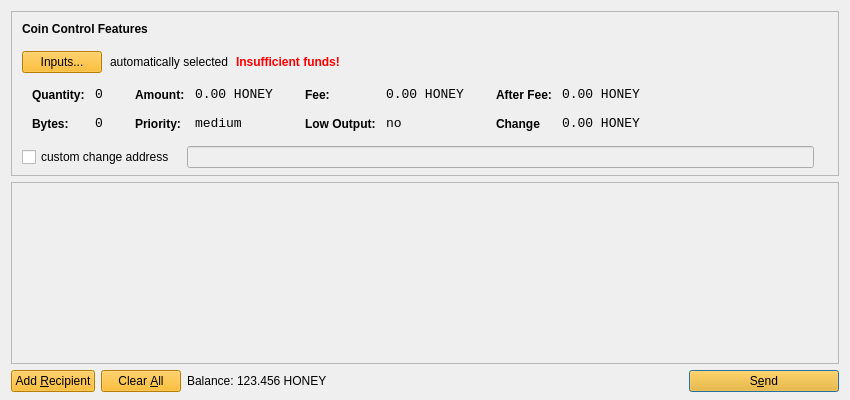
<?xml version="1.0" encoding="UTF-8"?>
<ui version="4.0">
 <class>SendCoinsDialog</class>
 <widget class="QDialog" name="SendCoinsDialog">
  <property name="geometry">
   <rect>
    <x>0</x>
    <y>0</y>
    <width>850</width>
    <height>400</height>
   </rect>
  </property>
  <property name="windowTitle">
   <string>Send Coins</string>
  </property>
  <layout class="QVBoxLayout" name="verticalLayout" stretch="0,1,0">
   <property name="bottomMargin">
    <number>8</number>
   </property>
   <item>
    <widget class="QFrame" name="frameCoinControl">
     <property name="sizePolicy">
      <sizepolicy hsizetype="Expanding" vsizetype="Expanding">
       <horstretch>0</horstretch>
       <verstretch>0</verstretch>
      </sizepolicy>
     </property>
     <property name="maximumSize">
      <size>
       <width>16777215</width>
       <height>16777215</height>
      </size>
     </property>
     <property name="frameShape">
      <enum>QFrame::StyledPanel</enum>
     </property>
     <property name="frameShadow">
      <enum>QFrame::Sunken</enum>
     </property>
     <layout class="QVBoxLayout" name="verticalLayoutCoinControl2">
      <property name="spacing">
       <number>6</number>
      </property>
      <property name="leftMargin">
       <number>0</number>
      </property>
      <property name="topMargin">
       <number>0</number>
      </property>
      <property name="rightMargin">
       <number>0</number>
      </property>
      <property name="bottomMargin">
       <number>6</number>
      </property>
      <item>
       <layout class="QVBoxLayout" name="verticalLayoutCoinControl" stretch="0,0,0,0,1">
        <property name="spacing">
         <number>0</number>
        </property>
        <property name="leftMargin">
         <number>10</number>
        </property>
        <property name="topMargin">
         <number>10</number>
        </property>
        <item>
         <layout class="QHBoxLayout" name="horizontalLayoutCoinControl1">
          <property name="bottomMargin">
           <number>15</number>
          </property>
          <item>
           <widget class="QLabel" name="labelCoinControlFeatures">
            <property name="sizePolicy">
             <sizepolicy hsizetype="Preferred" vsizetype="Maximum">
              <horstretch>0</horstretch>
              <verstretch>0</verstretch>
             </sizepolicy>
            </property>
            <property name="font">
             <font>
              <weight>75</weight>
              <bold>true</bold>
             </font>
            </property>
            <property name="styleSheet">
             <string notr="true">font-weight:bold;</string>
            </property>
            <property name="text">
             <string>Coin Control Features</string>
            </property>
           </widget>
          </item>
         </layout>
        </item>
        <item>
         <layout class="QHBoxLayout" name="horizontalLayoutCoinControl2" stretch="0,0,0,0">
          <property name="spacing">
           <number>8</number>
          </property>
          <property name="bottomMargin">
           <number>10</number>
          </property>
          <item>
           <widget class="QPushButton" name="pushButtonCoinControl">
            <property name="styleSheet">
             <string notr="true">background-color: rgb(255, 175, 0);</string>
            </property>
            <property name="text">
             <string>Inputs...</string>
            </property>
           </widget>
          </item>
          <item>
           <widget class="QLabel" name="labelCoinControlAutomaticallySelected">
            <property name="text">
             <string>automatically selected</string>
            </property>
            <property name="margin">
             <number>5</number>
            </property>
           </widget>
          </item>
          <item>
           <widget class="QLabel" name="labelCoinControlInsuffFunds">
            <property name="font">
             <font>
              <weight>75</weight>
              <bold>true</bold>
             </font>
            </property>
            <property name="styleSheet">
             <string notr="true">color:red;font-weight:bold;</string>
            </property>
            <property name="text">
             <string>Insufficient funds!</string>
            </property>
            <property name="margin">
             <number>5</number>
            </property>
           </widget>
          </item>
          <item>
           <spacer name="horizontalSpacerCoinControl">
            <property name="orientation">
             <enum>Qt::Horizontal</enum>
            </property>
            <property name="sizeHint" stdset="0">
             <size>
              <width>40</width>
              <height>1</height>
             </size>
            </property>
           </spacer>
          </item>
         </layout>
        </item>
        <item>
         <widget class="QWidget" name="widgetCoinControl" native="true">
          <property name="sizePolicy">
           <sizepolicy hsizetype="Preferred" vsizetype="Preferred">
            <horstretch>0</horstretch>
            <verstretch>0</verstretch>
           </sizepolicy>
          </property>
          <property name="minimumSize">
           <size>
            <width>0</width>
            <height>0</height>
           </size>
          </property>
          <property name="styleSheet">
           <string notr="true"/>
          </property>
          <layout class="QHBoxLayout" name="horizontalLayoutCoinControl5">
           <property name="leftMargin">
            <number>0</number>
           </property>
           <property name="topMargin">
            <number>0</number>
           </property>
           <property name="rightMargin">
            <number>0</number>
           </property>
           <property name="bottomMargin">
            <number>0</number>
           </property>
           <item>
            <layout class="QHBoxLayout" name="horizontalLayoutCoinControl3" stretch="0,0,0,1">
             <property name="spacing">
              <number>20</number>
             </property>
             <property name="topMargin">
              <number>0</number>
             </property>
             <property name="bottomMargin">
              <number>10</number>
             </property>
             <item>
              <layout class="QFormLayout" name="formLayoutCoinControl1">
               <property name="horizontalSpacing">
                <number>10</number>
               </property>
               <property name="verticalSpacing">
                <number>14</number>
               </property>
               <property name="leftMargin">
                <number>10</number>
               </property>
               <property name="topMargin">
                <number>4</number>
               </property>
               <property name="rightMargin">
                <number>6</number>
               </property>
               <item row="0" column="0">
                <widget class="QLabel" name="labelCoinControlQuantityText">
                 <property name="styleSheet">
                  <string notr="true">font-weight:bold;</string>
                 </property>
                 <property name="text">
                  <string>Quantity:</string>
                 </property>
                 <property name="margin">
                  <number>0</number>
                 </property>
                </widget>
               </item>
               <item row="0" column="1">
                <widget class="QLabel" name="labelCoinControlQuantity">
                 <property name="font">
                  <font>
                   <family>Monospace</family>
                   <pointsize>10</pointsize>
                  </font>
                 </property>
                 <property name="cursor">
                  <cursorShape>IBeamCursor</cursorShape>
                 </property>
                 <property name="contextMenuPolicy">
                  <enum>Qt::ActionsContextMenu</enum>
                 </property>
                 <property name="text">
                  <string>0</string>
                 </property>
                 <property name="margin">
                  <number>0</number>
                 </property>
                 <property name="textInteractionFlags">
                  <set>Qt::LinksAccessibleByMouse|Qt::TextSelectableByKeyboard|Qt::TextSelectableByMouse</set>
                 </property>
                </widget>
               </item>
               <item row="1" column="0">
                <widget class="QLabel" name="labelCoinControlBytesText">
                 <property name="styleSheet">
                  <string notr="true">font-weight:bold;</string>
                 </property>
                 <property name="text">
                  <string>Bytes:</string>
                 </property>
                </widget>
               </item>
               <item row="1" column="1">
                <widget class="QLabel" name="labelCoinControlBytes">
                 <property name="font">
                  <font>
                   <family>Monospace</family>
                   <pointsize>10</pointsize>
                  </font>
                 </property>
                 <property name="cursor">
                  <cursorShape>IBeamCursor</cursorShape>
                 </property>
                 <property name="contextMenuPolicy">
                  <enum>Qt::ActionsContextMenu</enum>
                 </property>
                 <property name="text">
                  <string>0</string>
                 </property>
                 <property name="textInteractionFlags">
                  <set>Qt::LinksAccessibleByMouse|Qt::TextSelectableByKeyboard|Qt::TextSelectableByMouse</set>
                 </property>
                </widget>
               </item>
              </layout>
             </item>
             <item>
              <layout class="QFormLayout" name="formLayoutCoinControl2">
               <property name="horizontalSpacing">
                <number>10</number>
               </property>
               <property name="verticalSpacing">
                <number>14</number>
               </property>
               <property name="leftMargin">
                <number>6</number>
               </property>
               <property name="topMargin">
                <number>4</number>
               </property>
               <property name="rightMargin">
                <number>6</number>
               </property>
               <item row="0" column="0">
                <widget class="QLabel" name="labelCoinControlAmountText">
                 <property name="styleSheet">
                  <string notr="true">font-weight:bold;</string>
                 </property>
                 <property name="text">
                  <string>Amount:</string>
                 </property>
                 <property name="margin">
                  <number>0</number>
                 </property>
                </widget>
               </item>
               <item row="0" column="1">
                <widget class="QLabel" name="labelCoinControlAmount">
                 <property name="font">
                  <font>
                   <family>Monospace</family>
                   <pointsize>10</pointsize>
                  </font>
                 </property>
                 <property name="cursor">
                  <cursorShape>IBeamCursor</cursorShape>
                 </property>
                 <property name="contextMenuPolicy">
                  <enum>Qt::ActionsContextMenu</enum>
                 </property>
                 <property name="text">
                  <string notr="true">0.00 HONEY</string>
                 </property>
                 <property name="textInteractionFlags">
                  <set>Qt::LinksAccessibleByMouse|Qt::TextSelectableByKeyboard|Qt::TextSelectableByMouse</set>
                 </property>
                </widget>
               </item>
               <item row="1" column="0">
                <widget class="QLabel" name="labelCoinControlPriorityText">
                 <property name="styleSheet">
                  <string notr="true">font-weight:bold;</string>
                 </property>
                 <property name="text">
                  <string>Priority:</string>
                 </property>
                </widget>
               </item>
               <item row="1" column="1">
                <widget class="QLabel" name="labelCoinControlPriority">
                 <property name="font">
                  <font>
                   <family>Monospace</family>
                   <pointsize>10</pointsize>
                  </font>
                 </property>
                 <property name="cursor">
                  <cursorShape>IBeamCursor</cursorShape>
                 </property>
                 <property name="contextMenuPolicy">
                  <enum>Qt::ActionsContextMenu</enum>
                 </property>
                 <property name="text">
                  <string>medium</string>
                 </property>
                 <property name="textInteractionFlags">
                  <set>Qt::LinksAccessibleByMouse|Qt::TextSelectableByKeyboard|Qt::TextSelectableByMouse</set>
                 </property>
                </widget>
               </item>
              </layout>
             </item>
             <item>
              <layout class="QFormLayout" name="formLayoutCoinControl3">
               <property name="horizontalSpacing">
                <number>10</number>
               </property>
               <property name="verticalSpacing">
                <number>14</number>
               </property>
               <property name="leftMargin">
                <number>6</number>
               </property>
               <property name="topMargin">
                <number>4</number>
               </property>
               <property name="rightMargin">
                <number>6</number>
               </property>
               <item row="0" column="0">
                <widget class="QLabel" name="labelCoinControlFeeText">
                 <property name="styleSheet">
                  <string notr="true">font-weight:bold;</string>
                 </property>
                 <property name="text">
                  <string>Fee:</string>
                 </property>
                 <property name="margin">
                  <number>0</number>
                 </property>
                </widget>
               </item>
               <item row="0" column="1">
                <widget class="QLabel" name="labelCoinControlFee">
                 <property name="font">
                  <font>
                   <family>Monospace</family>
                   <pointsize>10</pointsize>
                  </font>
                 </property>
                 <property name="cursor">
                  <cursorShape>IBeamCursor</cursorShape>
                 </property>
                 <property name="contextMenuPolicy">
                  <enum>Qt::ActionsContextMenu</enum>
                 </property>
                 <property name="text">
                  <string notr="true">0.00 HONEY</string>
                 </property>
                 <property name="textInteractionFlags">
                  <set>Qt::LinksAccessibleByMouse|Qt::TextSelectableByKeyboard|Qt::TextSelectableByMouse</set>
                 </property>
                </widget>
               </item>
               <item row="1" column="0">
                <widget class="QLabel" name="labelCoinControlLowOutputText">
                 <property name="styleSheet">
                  <string notr="true">font-weight:bold;</string>
                 </property>
                 <property name="text">
                  <string>Low Output:</string>
                 </property>
                </widget>
               </item>
               <item row="1" column="1">
                <widget class="QLabel" name="labelCoinControlLowOutput">
                 <property name="font">
                  <font>
                   <family>Monospace</family>
                   <pointsize>10</pointsize>
                  </font>
                 </property>
                 <property name="cursor">
                  <cursorShape>IBeamCursor</cursorShape>
                 </property>
                 <property name="contextMenuPolicy">
                  <enum>Qt::ActionsContextMenu</enum>
                 </property>
                 <property name="text">
                  <string>no</string>
                 </property>
                 <property name="textInteractionFlags">
                  <set>Qt::LinksAccessibleByMouse|Qt::TextSelectableByKeyboard|Qt::TextSelectableByMouse</set>
                 </property>
                </widget>
               </item>
              </layout>
             </item>
             <item>
              <layout class="QFormLayout" name="formLayoutCoinControl4">
               <property name="horizontalSpacing">
                <number>10</number>
               </property>
               <property name="verticalSpacing">
                <number>14</number>
               </property>
               <property name="leftMargin">
                <number>6</number>
               </property>
               <property name="topMargin">
                <number>4</number>
               </property>
               <property name="rightMargin">
                <number>6</number>
               </property>
               <item row="0" column="0">
                <widget class="QLabel" name="labelCoinControlAfterFeeText">
                 <property name="styleSheet">
                  <string notr="true">font-weight:bold;</string>
                 </property>
                 <property name="text">
                  <string>After Fee:</string>
                 </property>
                 <property name="margin">
                  <number>0</number>
                 </property>
                </widget>
               </item>
               <item row="0" column="1">
                <widget class="QLabel" name="labelCoinControlAfterFee">
                 <property name="font">
                  <font>
                   <family>Monospace</family>
                   <pointsize>10</pointsize>
                  </font>
                 </property>
                 <property name="cursor">
                  <cursorShape>IBeamCursor</cursorShape>
                 </property>
                 <property name="contextMenuPolicy">
                  <enum>Qt::ActionsContextMenu</enum>
                 </property>
                 <property name="text">
                  <string notr="true">0.00 HONEY</string>
                 </property>
                 <property name="textInteractionFlags">
                  <set>Qt::LinksAccessibleByMouse|Qt::TextSelectableByKeyboard|Qt::TextSelectableByMouse</set>
                 </property>
                </widget>
               </item>
               <item row="1" column="0">
                <widget class="QLabel" name="labelCoinControlChangeText">
                 <property name="styleSheet">
                  <string notr="true">font-weight:bold;</string>
                 </property>
                 <property name="text">
                  <string>Change</string>
                 </property>
                </widget>
               </item>
               <item row="1" column="1">
                <widget class="QLabel" name="labelCoinControlChange">
                 <property name="font">
                  <font>
                   <family>Monospace</family>
                   <pointsize>10</pointsize>
                  </font>
                 </property>
                 <property name="cursor">
                  <cursorShape>IBeamCursor</cursorShape>
                 </property>
                 <property name="contextMenuPolicy">
                  <enum>Qt::ActionsContextMenu</enum>
                 </property>
                 <property name="text">
                  <string notr="true">0.00 HONEY</string>
                 </property>
                 <property name="textInteractionFlags">
                  <set>Qt::LinksAccessibleByMouse|Qt::TextSelectableByKeyboard|Qt::TextSelectableByMouse</set>
                 </property>
                </widget>
               </item>
              </layout>
             </item>
            </layout>
           </item>
          </layout>
         </widget>
        </item>
        <item>
         <layout class="QHBoxLayout" name="horizontalLayoutCoinControl4" stretch="0,0,0">
          <property name="spacing">
           <number>12</number>
          </property>
          <property name="sizeConstraint">
           <enum>QLayout::SetDefaultConstraint</enum>
          </property>
          <property name="topMargin">
           <number>5</number>
          </property>
          <property name="rightMargin">
           <number>5</number>
          </property>
          <item>
           <widget class="QCheckBox" name="checkBoxCoinControlChange">
            <property name="text">
             <string>custom change address</string>
            </property>
           </widget>
          </item>
          <item>
           <widget class="QLineEdit" name="lineEditCoinControlChange">
            <property name="enabled">
             <bool>false</bool>
            </property>
            <property name="sizePolicy">
             <sizepolicy hsizetype="Expanding" vsizetype="Fixed">
              <horstretch>0</horstretch>
              <verstretch>0</verstretch>
             </sizepolicy>
            </property>
           </widget>
          </item>
          <item>
           <widget class="QLabel" name="labelCoinControlChangeLabel">
            <property name="sizePolicy">
             <sizepolicy hsizetype="Preferred" vsizetype="Expanding">
              <horstretch>0</horstretch>
              <verstretch>0</verstretch>
             </sizepolicy>
            </property>
            <property name="minimumSize">
             <size>
              <width>0</width>
              <height>0</height>
             </size>
            </property>
            <property name="text">
             <string/>
            </property>
            <property name="margin">
             <number>3</number>
            </property>
           </widget>
          </item>
         </layout>
        </item>
        <item>
         <spacer name="verticalSpacerCoinControl">
          <property name="orientation">
           <enum>Qt::Vertical</enum>
          </property>
          <property name="sizeHint" stdset="0">
           <size>
            <width>800</width>
            <height>1</height>
           </size>
          </property>
         </spacer>
        </item>
       </layout>
      </item>
     </layout>
    </widget>
   </item>
   <item>
    <widget class="QScrollArea" name="scrollArea">
     <property name="widgetResizable">
      <bool>true</bool>
     </property>
     <widget class="QWidget" name="scrollAreaWidgetContents">
      <property name="geometry">
       <rect>
        <x>0</x>
        <y>0</y>
        <width>830</width>
        <height>138</height>
       </rect>
      </property>
      <layout class="QVBoxLayout" name="verticalLayout_2">
       <property name="leftMargin">
        <number>0</number>
       </property>
       <property name="topMargin">
        <number>0</number>
       </property>
       <property name="rightMargin">
        <number>0</number>
       </property>
       <property name="bottomMargin">
        <number>0</number>
       </property>
       <item>
        <layout class="QVBoxLayout" name="entries">
         <property name="spacing">
          <number>6</number>
         </property>
        </layout>
       </item>
       <item>
        <spacer name="verticalSpacer">
         <property name="orientation">
          <enum>Qt::Vertical</enum>
         </property>
         <property name="sizeHint" stdset="0">
          <size>
           <width>20</width>
           <height>40</height>
          </size>
         </property>
        </spacer>
       </item>
      </layout>
     </widget>
    </widget>
   </item>
   <item>
    <layout class="QHBoxLayout" name="horizontalLayout">
     <item>
      <widget class="QPushButton" name="addButton">
       <property name="toolTip">
        <string>Send to multiple recipients at once</string>
       </property>
       <property name="styleSheet">
        <string notr="true">background-color: rgb(255, 175, 0);</string>
       </property>
       <property name="text">
        <string>Add &amp;Recipient</string>
       </property>
       <property name="autoDefault">
        <bool>false</bool>
       </property>
      </widget>
     </item>
     <item>
      <widget class="QPushButton" name="clearButton">
       <property name="sizePolicy">
        <sizepolicy hsizetype="Minimum" vsizetype="Fixed">
         <horstretch>0</horstretch>
         <verstretch>0</verstretch>
        </sizepolicy>
       </property>
       <property name="toolTip">
        <string>Remove all transaction fields</string>
       </property>
       <property name="styleSheet">
        <string notr="true">background-color: rgb(255, 175, 0);</string>
       </property>
       <property name="text">
        <string>Clear &amp;All</string>
       </property>
       <property name="autoRepeatDelay">
        <number>300</number>
       </property>
       <property name="autoDefault">
        <bool>false</bool>
       </property>
      </widget>
     </item>
     <item>
      <layout class="QHBoxLayout" name="horizontalLayout_2">
       <property name="spacing">
        <number>3</number>
       </property>
       <item>
        <widget class="QLabel" name="label">
         <property name="sizePolicy">
          <sizepolicy hsizetype="Preferred" vsizetype="Fixed">
           <horstretch>0</horstretch>
           <verstretch>0</verstretch>
          </sizepolicy>
         </property>
         <property name="text">
          <string>Balance:</string>
         </property>
        </widget>
       </item>
       <item>
        <widget class="QLabel" name="labelBalance">
         <property name="sizePolicy">
          <sizepolicy hsizetype="Preferred" vsizetype="Fixed">
           <horstretch>0</horstretch>
           <verstretch>0</verstretch>
          </sizepolicy>
         </property>
         <property name="cursor">
          <cursorShape>IBeamCursor</cursorShape>
         </property>
         <property name="text">
          <string notr="true">123.456 HONEY</string>
         </property>
         <property name="textInteractionFlags">
          <set>Qt::LinksAccessibleByMouse|Qt::TextSelectableByKeyboard|Qt::TextSelectableByMouse</set>
         </property>
        </widget>
       </item>
      </layout>
     </item>
     <item>
      <spacer name="horizontalSpacer">
       <property name="orientation">
        <enum>Qt::Horizontal</enum>
       </property>
       <property name="sizeHint" stdset="0">
        <size>
         <width>40</width>
         <height>20</height>
        </size>
       </property>
      </spacer>
     </item>
     <item>
      <widget class="QPushButton" name="sendButton">
       <property name="minimumSize">
        <size>
         <width>150</width>
         <height>0</height>
        </size>
       </property>
       <property name="toolTip">
        <string>Confirm the send action</string>
       </property>
       <property name="styleSheet">
        <string notr="true">background-color: rgb(255, 175, 0);</string>
       </property>
       <property name="text">
        <string>S&amp;end</string>
       </property>
       <property name="icon">
        <iconset resource="../honey.qrc">
         <normaloff>:/icons/send</normaloff>:/icons/send</iconset>
       </property>
       <property name="default">
        <bool>true</bool>
       </property>
      </widget>
     </item>
    </layout>
   </item>
  </layout>
 </widget>
 <resources>
  <include location="../honey.qrc"/>
 </resources>
 <connections/>
</ui>
